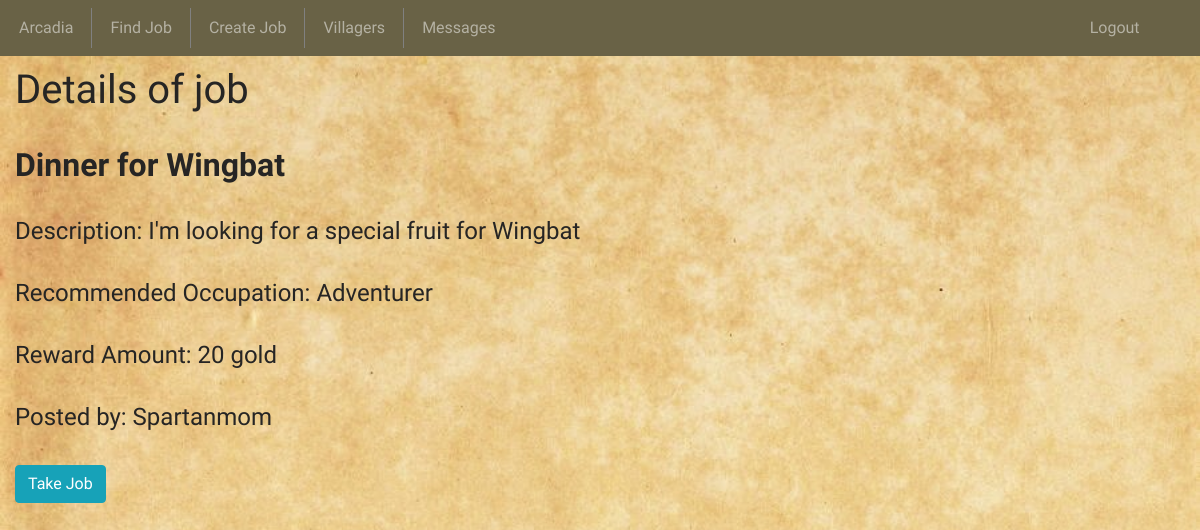
The page /jobDetails/14 (signed in) on the database its author committed.
### village_app/models.py (models this page shows)
class Character(models.Model):
	char_name=models.CharField(max_length=255)
	race=models.CharField(max_length=45)
	gender=models.CharField(max_length=45)
	age=models.IntegerField()
	occupation=models.CharField(max_length=45)
	description=models.TextField()
	pet=models.CharField(max_length=45)
	pet_name=models.CharField(max_length=255)
	gold=models.IntegerField(default=100)
	standing=models.IntegerField(default=20)
	player=models.ForeignKey(User, on_delete=models.CASCADE, related_name="player")
	friend=models.ManyToManyField("self", related_name="friend")
	objects=CharacterManager()

class Job(models.Model):
	job_title=models.CharField(max_length=100)
	job_description=models.TextField()
	job_occupation=models.CharField(max_length=45)
	reward=models.IntegerField()
	available=models.BooleanField(default=True)
	poster=models.ForeignKey(Character, on_delete=models.CASCADE, related_name="poster")
	objects=JobManager()

### village_app/views.py (the view)
# urls.py: path('jobDetails/<int:id>', views.job_details),
def job_details(request, id):
	if 'uid' not in request.session:
		return redirect('/')
	return render(request, "job_details.html", {"details": Job.objects.get(id=id), "char": Character.objects.get(id=request.session['cid'])})

### village_app/templates/job_details.html (shortened to what this page needs)
<!DOCTYPE html>
<html>
<head>
	{% load static %}
	<link rel="stylesheet" type="text/css" href="{% static 'style.css' %}">
	<link rel="stylesheet" href="https://stackpath.bootstrapcdn.com/bootstrap/4.3.1/css/bootstrap.min.css">
</head>
<body>
	<div class="container-fluid">
		<nav class="navbar navbar-expand-lg navbar-dark" style="background-color: #696246;">
			<ul class="navbar-nav col-11">
				<li class="nav-item">
					<a class="nav-link" href="/dashboard">{{char.char_name}}</a>
				</li>
				<li class="nav-item">
					<a class="nav-item nav-link" href="/findJob">Find Job</a>
				</li>
				<li class="nav-item">
					<a class="nav-item nav-link" href="/postJob">Create Job</a>
				</li>
				<li class="nav-item">
					<a class="nav-item nav-link" href="/villagers">Villagers</a>
				</li>
				<li class="nav-item">
					<a class="nav-item nav-link" href="/messages">Messages</a>
				</li>
			</ul>
			<ul class="navbar-nav col-1">
				<li class="nav-item" style="border-right: none;">
					<a class="nav-item nav-link" href="/logout">Logout</a>
				</li>
			</ul>
		</nav>
		<div class="wrapper">
			<h1>Details of job</h1><br>
			<h2><strong>{{details.job_title}}</strong></h2>
			<h4>Description: {{details.job_description}}</h4>
			<h4>Recommended Occupation: {{details.job_occupation}}</h4>
			<h4>Reward Amount: {{details.reward}} gold</h4>
			<h4>Posted by: {{details.poster.char_name}}</h4>
			{% if details.poster.id == request.session.uid %}
			<a href="/delete/{{details.id}}" class="btn btn-info">Delete</a>
			{% else %}
			<a href="/jobResult/{{job.id}}" class="btn btn-info">Take Job</a>
			{% endif %}
		</div>
	</div>
</body>
</html>

### village_app/static/style.css (style rules this page uses)
* { font-family: 'Merienda One', cursive; color: #262524; }
body { padding-bottom: 20px; }
nav { margin-bottom: 10px; }
nav ul li:first-child { margin-left: -5px; }
nav ul li { padding-right: 10px; margin-left: 10px; border-right: 1px solid gray; }
nav ul li:last-child { border-right: none; }

### rows shown on the page
Character: char_name "Arcadia"
Job: job_title "Dinner for Wingbat", job_description "I'm looking for a special fruit for Wingbat", job_occupation "Adventurer", reward "20", poster.char_name "Spartanmom"
